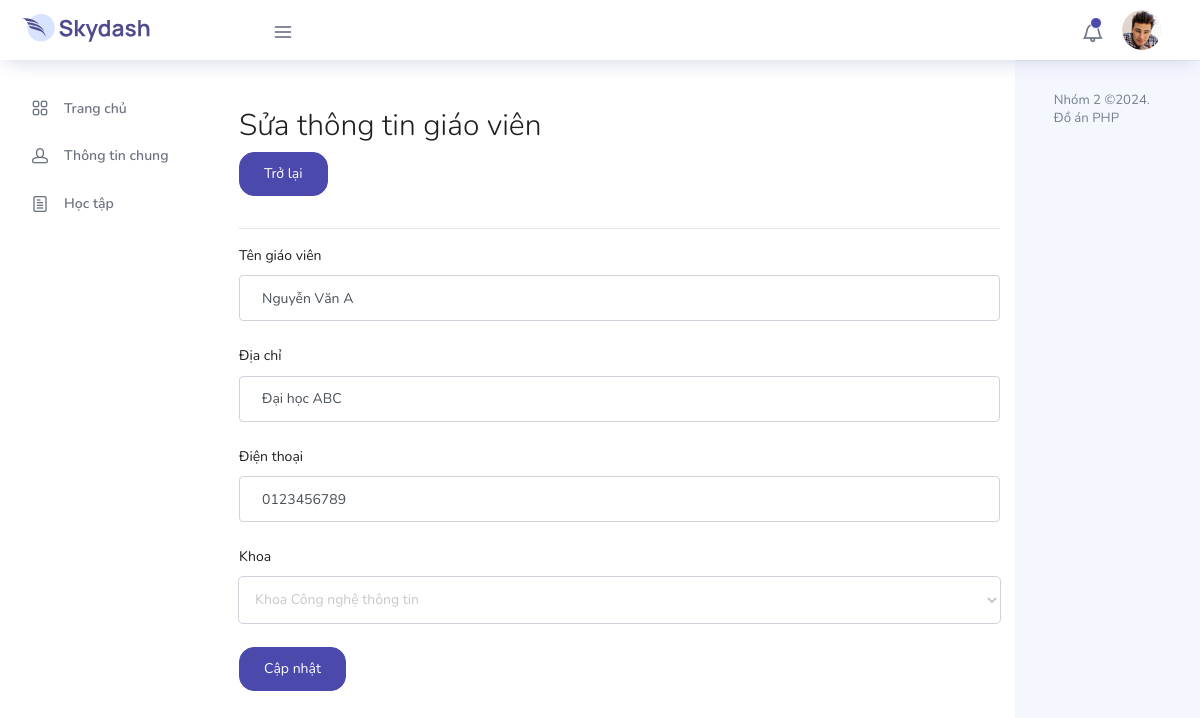
/src/Admin/editGV.php?MaGiaoVien=GV200 (signed in), run on the app's committed database.
### tables this page shows
CREATE TABLE GiaoVien (
	MaGiaoVien varchar(15) PRIMARY KEY,
	TenGiaoVien NVARCHAR(100),
	DiaChi NVARCHAR(200),
	DienThoai NVARCHAR(200),
	MaKhoa INT,
	FOREIGN KEY (MaKhoa) REFERENCES Khoa(MaKhoa)
);

CREATE TABLE Khoa (
    MaKhoa INT AUTO_INCREMENT PRIMARY KEY,
    TenKhoa NVARCHAR(100)
);

### src/Admin/editGV.php (the view, shortened to what this page needs)
<?php
include __DIR__ . "/../ConnectSQL/connect.php";
$maGiaoVien = isset($_GET['MaGiaoVien']) ? $_GET['MaGiaoVien'] : null;
$sql = "SELECT MaGiaoVien, TenGiaoVien, DiaChi, DienThoai, MaKhoa FROM GiaoVien WHERE MaGiaoVien = :maGiaoVien";
$stm = $conn->prepare($sql);
$stm->bindParam(':maGiaoVien', $maGiaoVien);
$stm->execute();
$teacher = $stm->fetch(PDO::FETCH_OBJ);
$sql2 = "SELECT MaKhoa, TenKhoa FROM Khoa";
$stm2 = $conn->prepare($sql2);
$stm2->execute();
$khoaList = $stm2->fetchAll(PDO::FETCH_OBJ);
?>
<?php include __DIR__ . "/../Shared/headerGV.php"; ?>
<div class="container mt-5">
    <h1 class="display-4">Sửa thông tin giáo viên</h1><a href="mainGV.php" class="btn btn-primary mb-3">Trở lại</a>
    <hr>
    <form method="post" action="">
        <div class="form-group">
            <label for="TenGiaoVien">Tên giáo viên</label>
            <input type="text" name="TenGiaoVien" id="TenGiaoVien" class="form-control" value="<?php echo htmlspecialchars($teacher->TenGiaoVien); ?>" required>
        </div>
        <div class="form-group">
            <label for="DiaChi">Địa chỉ</label>
            <input type="text" name="DiaChi" id="DiaChi" class="form-control" value="<?php echo htmlspecialchars($teacher->DiaChi); ?>" required>
        </div>
        <div class="form-group">
            <label for="DienThoai">Điện thoại</label>
            <input type="text" name="DienThoai" id="DienThoai" class="form-control" value="<?php echo htmlspecialchars($teacher->DienThoai); ?>" required>
        </div>
        <div class="form-group">
            <label for="MaKhoa">Khoa</label>
            <select name="MaKhoa" id="MaKhoa" class="form-control" required>
                <?php foreach ($khoaList as $khoa): ?>
                    <option value="<?php echo $khoa->MaKhoa; ?>" <?php echo ($khoa->MaKhoa == $teacher->MaKhoa) ? 'selected' : ''; ?>>
                        <?php echo htmlspecialchars($khoa->TenKhoa); ?>
                    </option>
                <?php endforeach; ?>
            </select>
        </div>
        <button type="submit" class="btn btn-primary">Cập nhật</button>
    </form>
</div>
<?php include __DIR__ . '/../Shared/footer.php'; ?>

### data on the page
giaovien: TenGiaoVien "Nguyễn Văn A", DiaChi "Đại học ABC", DienThoai "0123456789", MaKhoa "Khoa Công nghệ thông tin"
